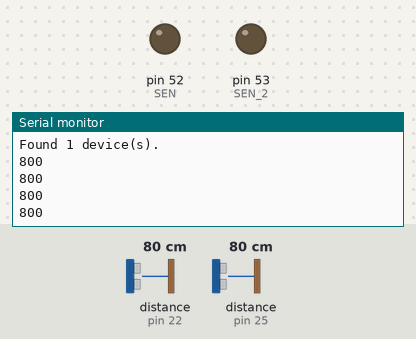
The sketch below on a simulated Arduino Mega 2560, built with avr-gcc and run on an emulated ATmega2560. On the bench: output pins drawn as LEDs (lit = HIGH), the last lines printed to the serial monitor. The inputs (shaded band) are chosen by the test bench; at power-on: distance to the obstacle (sensors on pin 22, pin 25) 80 cm.

Above: at 5.2 s.
5.3 s: distance to the obstacle (sensor on pin 22) set to 2 cm
At 6.7 s:
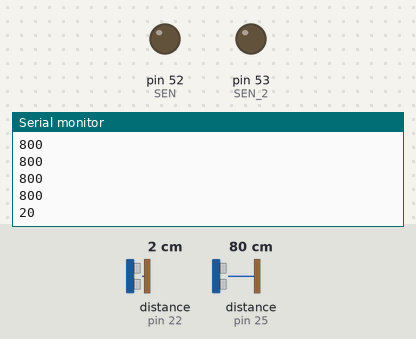
6.8 s: distance to the obstacle (sensor on pin 25) set to 4 cm
At 8.1 s:
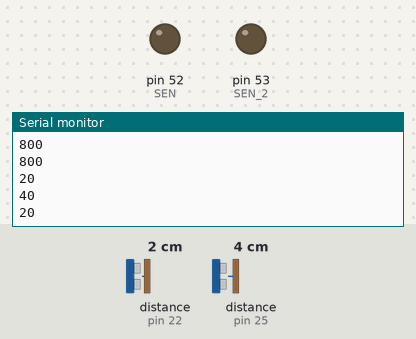
8.3 s: distance to the obstacle (sensor on pin 22) set to 9 cm
At 9.3 s:
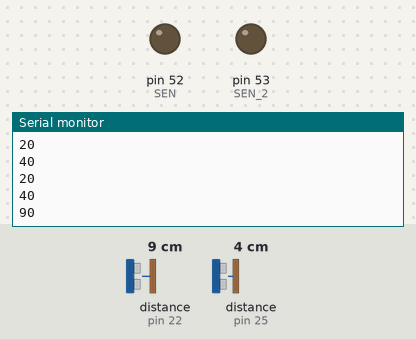
9.8 s: distance to the obstacle (sensor on pin 25) set to 18 cm
At 11.4 s:
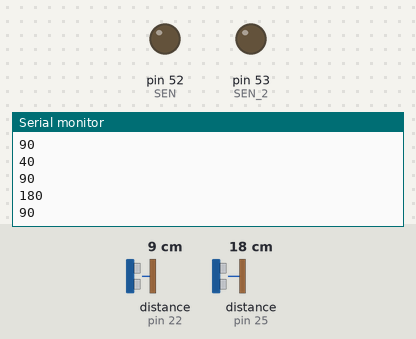
Timing chart, 0 to 12.3 s (numbered marks = the images above; inputs shaded):
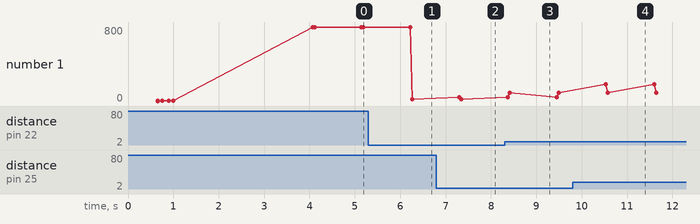

Measured:
- after the input at 5.3 s, the serial monitor: prints a new line after 0.97 s (image 1)
- after the input at 6.8 s, the serial monitor: prints a new line after 0.50 s (image 2)
- after the input at 8.3 s, the serial monitor: prints a new line after 0.12 s (image 3)
- after the input at 9.8 s, the serial monitor: prints a new line after 0.73 s (image 4)
- plotted number 1: 800 → 20 after the input at 5.3 s, 20 → 90 after the input at 8.3 s

The sketch:

time_of_flight_multi_test.ino
```cpp
/*
 * Please read following link to get an idea of how to operate multiple sensors
 * tl;dr: use pinMode(pinNum, INPUT) to pull the XSHUT pin high and activate sensor
 *        and use digitalWrite(pinNum,LOW) to pull the XSHUT to GND for shutdown.
 * https://github.com/pololu/vl53l0x-arduino/issues/1
 *
 * This code requires the use of the following library:
 * https://github.com/pololu/vl53l0x-arduino
*/
#include <Wire.h>
#include <VL53L0X.h>

// XSHUT pin defines
#define SEN 52
#define SEN_2 53

// sensor classes
VL53L0X sensor;
VL53L0X sensor2;

void setup() {

  pinMode(SEN, OUTPUT);
  pinMode(SEN_2, OUTPUT);
  digitalWrite(SEN_2, LOW);
  digitalWrite(SEN, LOW);

  delay(500);
  Wire.begin();

  Serial.begin (9600);

  pinMode(SEN_2, INPUT);
  delay(150);
  Serial.println("00");
  sensor.init(true);

  Serial.println("01");
  delay(100);
  sensor.setAddress((uint8_t)22);
  Serial.println("02");

  pinMode(SEN, INPUT);
  delay(150);
  sensor2.init(true);
  Serial.println("03");
  delay(100);
  sensor2.setAddress((uint8_t)25);
  Serial.println("04");

  Serial.println("addresses set");

  I2Cscan();
  sensor.startContinuous();
  sensor2.startContinuous();
}

void loop() {
    pinMode(SEN, INPUT);
    digitalWrite(SEN_2, LOW);
    Serial.println(sensor2.readRangeContinuousMillimeters());
    delay(10);
    digitalWrite(SEN, LOW);
    pinMode(SEN_2,INPUT);
    Serial.println(sensor.readRangeContinuousMillimeters());
    delay(1000);
}

// determine I2C address of each sensor
void I2Cscan() {
  Serial.println ("I2C scanner. Scanning ...");
  byte count = 0;

  for (byte i = 1; i < 120; i++){
    Wire.beginTransmission (i);
    if (Wire.endTransmission () == 0) {
      Serial.print ("Found address: ");
      Serial.print (i, DEC);
      Serial.print (" (0x");
      Serial.print (i, HEX);
      Serial.println (")");
      count++;
      delay (1);
    } // end of good response
  } // end of for loop
  Serial.println ("Done.");
  Serial.print ("Found ");
  Serial.print (count, DEC);
  Serial.println (" device(s).");

  delay(3000);
}
```
